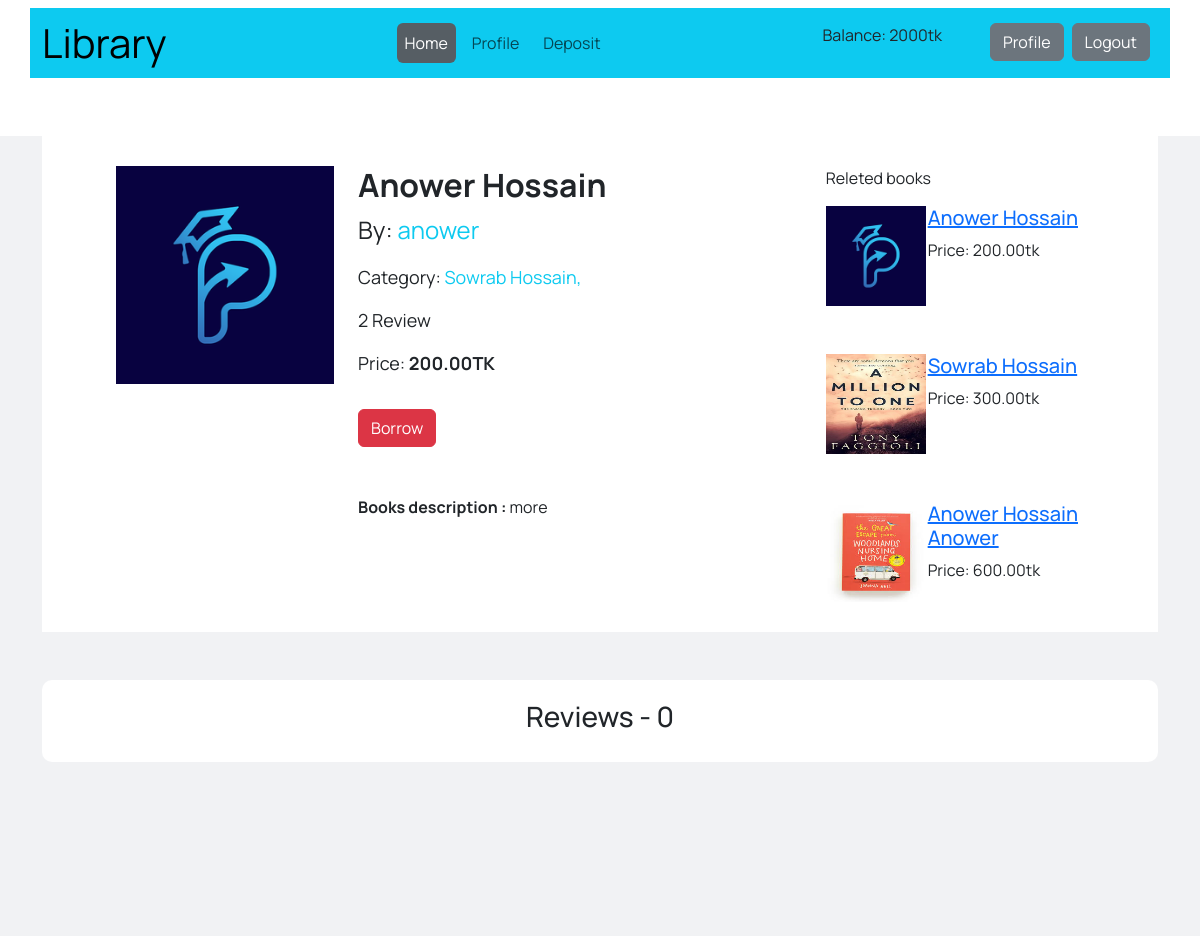
The app's page /books/detail/icpc/ (signed in) with its own data.
### accounts/models.py (models this page shows, shortened)
class Account(models.Model):
    user = models.OneToOneField(
        User, related_name="user_account", on_delete=models.CASCADE)
    balance = models.IntegerField(default=0)
    address = models.CharField(max_length=2049)

### books/models.py (models this page shows, shortened)
class Book(models.Model):
    name = models.CharField(max_length=255, unique=True)
    price = models.DecimalField(decimal_places=2, max_digits=5)
    author = models.CharField(max_length=255, null=True, blank=True)
    description = models.TextField()
    category = models.ManyToManyField(Category)
    image = models.ImageField(upload_to="book_images/")
    slug = models.SlugField(max_length=2000, unique=True, null=True, blank=True)

class Category(models.Model):
    name = models.CharField(max_length=255, unique=True)
    slug = models.SlugField(max_length=2000, unique=True, null=True, blank=True)

### books/views.py (the view, shortened to what this page needs)
# urls.py: path('detail/<slug:slug>/', BookDetails.as_view(), name="book_details"),
class BookDetails(DetailView):
    template_name = 'books/book_details.html'
    model = Book
    slug_field = 'slug'
    context_object_name = 'book'
    def get_context_data(self, **kwargs):
        context = super().get_context_data(**kwargs)
        slug = self.kwargs.get('slug')
        book = Book.objects.get(slug=slug)
        user = self.request.user
        canReview = False
        if user.is_authenticated:
            canReview = BorrowedBook.objects.filter(user=user, book=book).exists()
        context["related_books"] = Book.objects.all()[0:5]
        context['form'] = ReviewForm
        context['canReview'] = canReview
        context['reviews'] = Reviews.objects.filter(book=book).order_by('-rating')
        return context

### books/templates/books/book_details.html (shortened to what this page needs)
{% extends "core/base.html" %}
{% load crispy_forms_tags %}
{% load static %}
{% block cssLink %}
    <link rel="stylesheet" href="{% static "css/book_details.css" %}">
{% endblock cssLink %}
{% block mainContent %}
    <section class="detail_body">
        <div class="container">
            <div class="outer-box">
                <div class="row justify-content-center g-2">
                    <div class="col-12 col-md-8">
                        <div class="row">
                            <div class="col-12 col-md-4">
                                <img src="{{ book.image.url }}" class="img-fluid" alt="book image">
                            </div>
                            <div class="col-12 col-md-8">
                                <h2 class="fw-bold">{{ book.name }}</h2>
                                <p class="fs-4">
                                    By: <span class="text-info">{{ book.author }}</span>
                                </p>
                                <p class="text-18">
                                    Category:
                                    <span class="text-info">
                                        {% for cat in book.category.all %}{{ cat.name }},{% endfor %}
                                    </span>
                                </p>
                                <p class="text-18">2 Review</p>
                                <p class="text-18">
                                    Price: <span class="fw-bold">{{ book.price }}TK</span>
                                </p>
                                {% if user.is_authenticated %}
                                    <form action="{% url "borrow_book" book.slug %}" method="post">
                                        <button type="submit" class="btn btn-danger mt-3">Borrow</button>
                                    </form>
                                {% else %}
                                    <a class="btn btn-warning mt-3" href="{% url "login" %}">Login to borrow</a>
                                {% endif %}
                                <div id="collapseOne"
                                     class="accordion-collapse collapse show mt-5"
                                     data-bs-parent="#accordionExample">
                                    <div class="accordion-body"><b>Books description : </b>{{ book.description }}</div>
                                </div>
                            </div>
                        </div>
                    </div>
                    <div class="col-12 col-md-3">
                        <p>Releted books</p>
                        <div>
                            <div class="row g-5">
                                {% for bk in related_books %}
                                    <div class="col-4">
                                        <img src="{{ bk.image.url }}" alt="book" class="related_book_img">
                                    </div>
                                    <div class="col-8">
                                        <a href="{% url "book_details" bk.slug %}">
                                            <h5>{{ bk.name }}</h5>
                                        </a>
                                        <p>Price: {{ bk.price }}tk</p>
                                    </div>
                                {% endfor %}
                            </div>
                        </div>
                    </div>
                </div>
            </div>
        </div>
        <div class="container mt-5">
            <div class="review_box">
                <h3 class="text-center">Reviews - {{ reviews|length }}</h3>
            </div>
        </div>
    </section>
{% endblock mainContent %}

### core/templates/core/navbar.html (shortened to what this page needs)
{% load static %}
{% block cssLink %}
    <link rel="stylesheet" href="{% static "css/navbar.css" %}">
{% endblock cssLink %}
<nav class="navbar navbar-expand-lg bg-transparent z-1 bg-info">
    <div class="container bg-info">
        <a class="navbar-brand fs-1" href="{% url "home_page" %}">Library</a>
        <div class="collapse navbar-collapse" id="navbarSupportedContent">
            <ul class="navbar-nav m-auto mb-2 mb-lg-0">
                <li class="nav-item">
                    <a class="nav-link active link-size btn btn-secondary me-2 text-white"
                       aria-current="page"
                       href="{% url "home_page" %}">Home</a>
                </li>
                {% if user.is_authenticated %}
                    <li class="nav-item">
                        <a class="nav-link link-size btn btn-secondary me-2"
                           aria-current="page"
                           href="{% url "profile" %}">Profile</a>
                    </li>
                    <li class="nav-item">
                        <a class="nav-link link-size "
                           aria-current="page"
                           href="{% url "deposit" %}">Deposit</a>
                    </li>
                {% endif %}
            </ul>
            <div class="d-flex">
                {% if not user.is_authenticated %}
                    <a href="{% url "registration" %}">
                        <button class="btn btn-secondary me-2" type="submit">Register</button>
                    </a>
                    <a href="{% url "login" %}">
                        <button class="btn btn-secondary me-2" type="submit">Login</button>
                    </a>
                {% else %}
                    <p class="me-5 balance">Balance: {{ user.user_account.balance }}tk</p>
                    <a href="{% url "profile" %}">
                        <button class="btn btn-secondary me-2" type="submit">Profile</button>
                    </a>
                    <form action="{% url "logout" %}" method="post">
                        <button class="btn btn-secondary me-2" type="submit">Logout</button>
                    </form>
                {% endif %}
            </div>
        </div>
    </div>
</nav>

### static/css/index.css (style rules this page uses)
body { font-family: "Manrope", sans-serif; }

### static/css/book_details.css (style rules this page uses)
.detail_body { width: 100%; min-height: 100vh; background: #f1f2f4; }
.outer-box { background: #fff; margin-top: 50px; padding: 30px; }
.text-18 { font-size: 18px; }
.related_book_img { width: 100px; height: 100px; }
.review_box { background: #fff; padding: 20px; border-radius: 10px; }

### static/css/navbar.css (style rules this page uses)
nav { background-color: aqua; }

### records on screen
Book: image (picture), name "Anower Hossain", author "anower", price "200.00", description "more"
Category: name "Sowrab Hossain"
Book: image (picture), name "Sowrab Hossain", price "300.00"
Book: image (picture), name "Anower Hossain Anower", price "600.00"

### other values on screen
{{ user.user_account.balance }} "2000"
{{ reviews|length }} "0"
